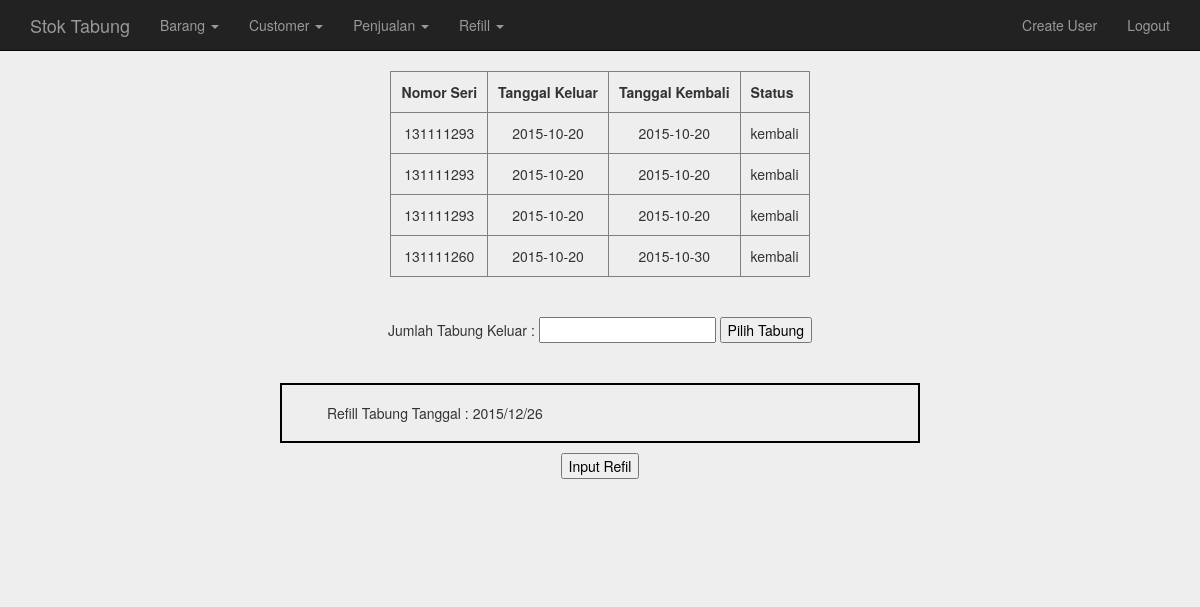
The app's page /refill.php (signed in) with its own data.
### tables this page shows
CREATE TABLE `transaksi_refil` (
  `no_transaksi` int(200) NOT NULL AUTO_INCREMENT,
  `no_seri` varchar(50) NOT NULL,
  `tgl_keluar` date NOT NULL,
  `tgl_kembali` date DEFAULT NULL,
  `status` varchar(100) NOT NULL,
  PRIMARY KEY (`no_transaksi`)
);

### db/pdo.php (called while the page is built, shortened)
<?php
function testdb_connect() {
$dbh = new PDO("mysql:host=localhost;dbname=stoktabung", "root", "slamdunk23");
     return ($dbh);
}
function getTransaksiRefill() {
	$db = testdb_connect();
	$stmt = $db->query("SELECT * FROM transaksi_refil ORDER BY no_transaksi ASC");
	$fetch_array = $stmt->fetchAll(PDO::FETCH_ASSOC);
	return($fetch_array);
}

### refill.php (the view, shortened to what this page needs)
<?php
include 'header.php';
@$refills= getTransaksiRefill();
?>
<div class="container">
  <div class="text-center">
	<table border="1" cellpadding="10" cellspacing="0">
	  <tr>
	    <th>Nomor Seri</th>
	    <th>Tanggal Keluar</th>
	    <th>Tanggal Kembali</th>
	    <th>Status</th>
	  </tr>
	 <?php
	 foreach ($refills as $row):
		echo "<tr>";
		echo "<td>".$row['no_seri']."</td>";
		echo "<td>".$row['tgl_keluar']."</td>";
		echo "<td>".$row['tgl_kembali']."</td>";
		echo "<td>".$row['status']."</td>";
		echo "</tr>";
	endforeach;
	?>
	</table>
  	<br/><br/>
  	<div>
		<span>Jumlah Tabung Keluar :  <input type='text' name='total_tabung' id='totalTabung' onkeydown="if (event.keyCode == 13) totalTabung()"/> <button id="click" onclick="totalTabung()">Pilih Tabung</button></span>
	</div>
	<br/><br/>
	<form name="input_refill" method="post" action="refill_input.php">
	<div id="po" style="width:640px;">
		<div class="container" style="width: 100%; border:2px solid #000;">
			<div class="title" style="text-align: left; margin-left: 30px; margin-top:3%;">Refill Tabung Tanggal : <?php echo date("Y/m/d") ?> <input type="hidden" name="tanggal" value="<?php echo date("Y/m/d") ?>"/></div>
	</div>
	</div>
	<input type="submit" name="submit" value="Input Refil"/>
	</form>
 </div>
</div>
<?php
include 'footer.php';
?>

### css/styles.css (style rules this page uses)
body { background: #eee; }
table { margin: auto; }
#po { margin: auto; margin-bottom: 10px; }
.text-center { margin-bottom: 100px; }

### records on screen
transaksi_refil: no_seri "131111293", tgl_keluar "2015-10-20", tgl_kembali "2015-10-20", status "kembali"
transaksi_refil: no_seri "131111293", tgl_keluar "2015-10-20", tgl_kembali "2015-10-20", status "kembali"
transaksi_refil: no_seri "131111293", tgl_keluar "2015-10-20", tgl_kembali "2015-10-20", status "kembali"
transaksi_refil: no_seri "131111260", tgl_keluar "2015-10-20", tgl_kembali "2015-10-30", status "kembali"
